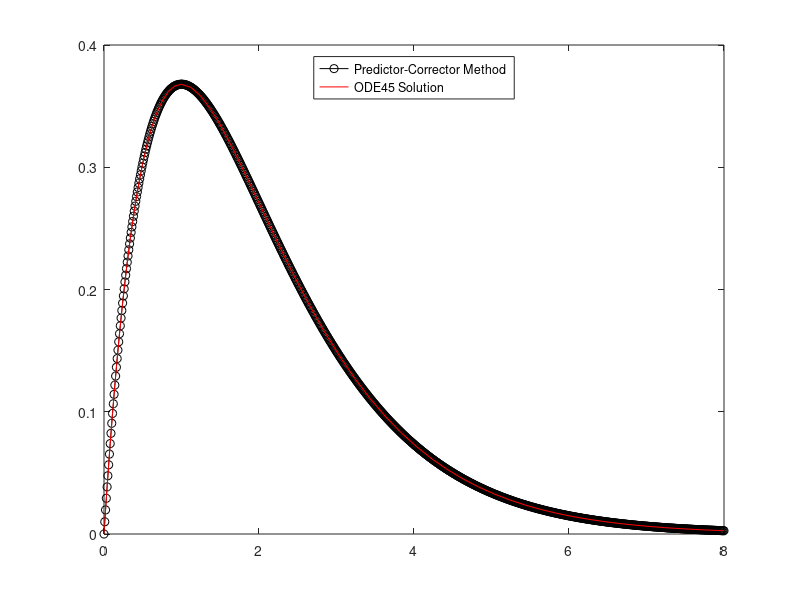

This figure's MATLAB source:
% Define the function f(x, y) representing the differential equation
f = @(x, y) 1/exp(x) - y;

% Initial conditions
x(1) = 0;
y(1) = 0;

% Step size
h = 0.01;

% Number of iterations
n = 8 / h;

% Perform the first iteration using forward Euler method
y(2) = y(1) + h * f(x(1), y(1));
x(2) = x(1) + h;

% Perform the remaining iterations using the predictor-corrector method
for i = 2:n
    x(i + 1) = x(i) + h;
    y0 = y(i) + 0.5 * h * (f(x(i), y(i)) + f(x(i) + h, y(i) + h * f(x(i), y(i))));
    f_y0 = f(x(i + 1), y0);
    error = 1;
    while error > 10^(-4)
        y1 = y(i) + (h / 12) * (5 * f(x(i + 1), y0) + 8 * f(x(i), y(i)) - f(x(i - 1), ...
            y(i - 1)));
        f_y1 = f(x(i + 1), y1);
        error = abs(f_y1 - f_y0);
        f_y0 = f_y1;
    end
    y(i + 1) = y1;
end

% Print the final solution
fprintf("y(%f) = %f \n", x(end), y(end))

% Plot the results of the predictor-corrector method
plot(x, y, '-ok')
hold on;

% Solve the same differential equation using ODE45 for comparison
xspan = [0 8];
y0 = 0;
[x, y] = ode45(@(x, y) 1/exp(x) - y, xspan, y0);

% Plot the results of ODE45
plot(x, y, 'r')

% Add legend to the plot
legend({'Predictor-Corrector Method', 'ODE45 Solution'}, 'Location', 'north')